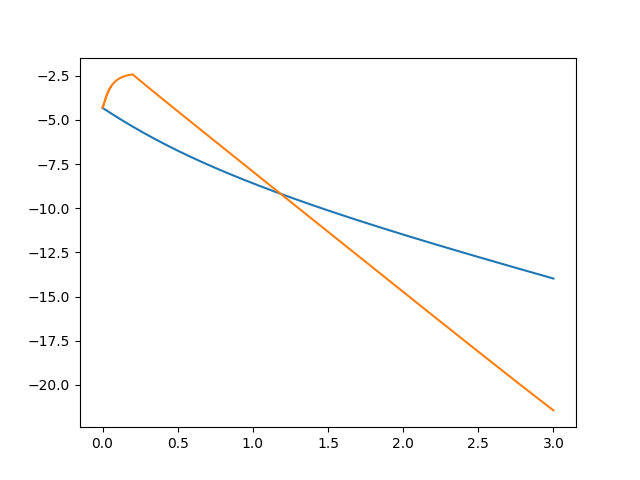

Reproduce this figure in Python.
import numpy as np

def get_rate_matrix(temp):
    dim = 4
    E = np.array([0, 0.4, 1, 0.2])
    B = np.array([[np.inf, 1.5, 1.1, np.inf],
                  [1.5, np.inf, 10, 0.01],
                  [1.1, 10, np.inf, 1],
                  [np.inf, 0.01, 1, np.inf]])

    rate_matrix = np.exp(-(B - E)/temp)

    # Eliminate the inf values
    rate_matrix[np.isinf(B)] = 0

    # Set diagonal elements to ensure rows sum to zero
    for j in range(dim):
        rate_matrix[j, j] = -np.sum(rate_matrix[:, j])

    return rate_matrix

def run(temp, time, state):
    rate_matrix = get_rate_matrix(temp)
    dstate = rate_matrix@state * time
    return dstate+state

def get_equilibrium(temp):
    dim = 4
    rate_matrix = get_rate_matrix(temp)
    # rate 2 transition
    trans_matrix = rate_matrix/np.max(np.abs(rate_matrix)) + np.eye(dim)
    # calculate equilibrium
    eigenvalues, eigenvectors = np.linalg.eig(trans_matrix)
    eigenvectors = np.transpose(eigenvectors)
    targetvector = eigenvectors[np.argmax(eigenvalues)]
    targetvector = targetvector / np.sum(targetvector)
    return targetvector



if __name__ == '__main__':
    init_state = get_equilibrium(1)
    cur_state = init_state
    print(init_state)
    target_state = get_equilibrium(2)
    print(target_state)
    action_f = open("action.txt", "r")
    action = action_f.read()
    action_f.close()
    action = action.split('\n')
    action = [float(a) for a in action]
    distances = []
    for act in action:
        cur_state = run(act, 0.2/400, cur_state)
        # KL divergence
        print(act)
        for i in range(5):
            distances.append(np.log(np.sum(cur_state*np.log(cur_state/target_state))))
    for i in np.linspace(0.2, 3, 28000):
        cur_state = run(2, 0.0001, cur_state)
        # KL divergence
        distances.append(np.log(np.sum(cur_state*np.log(cur_state/target_state))))
    distances_t = []
    cur_state = init_state
    for i in np.linspace(0, 3, 30000):
        cur_state = run(2, 0.0001, cur_state)
        # KL divergence
        distances_t.append(np.log(np.sum(cur_state*np.log(cur_state/target_state))))
    t = np.linspace(0, 3, 30000)
    import matplotlib.pyplot as plt
    plt.plot(t, distances_t)
    plt.plot(t, distances)
    plt.savefig("distance_plot.png")